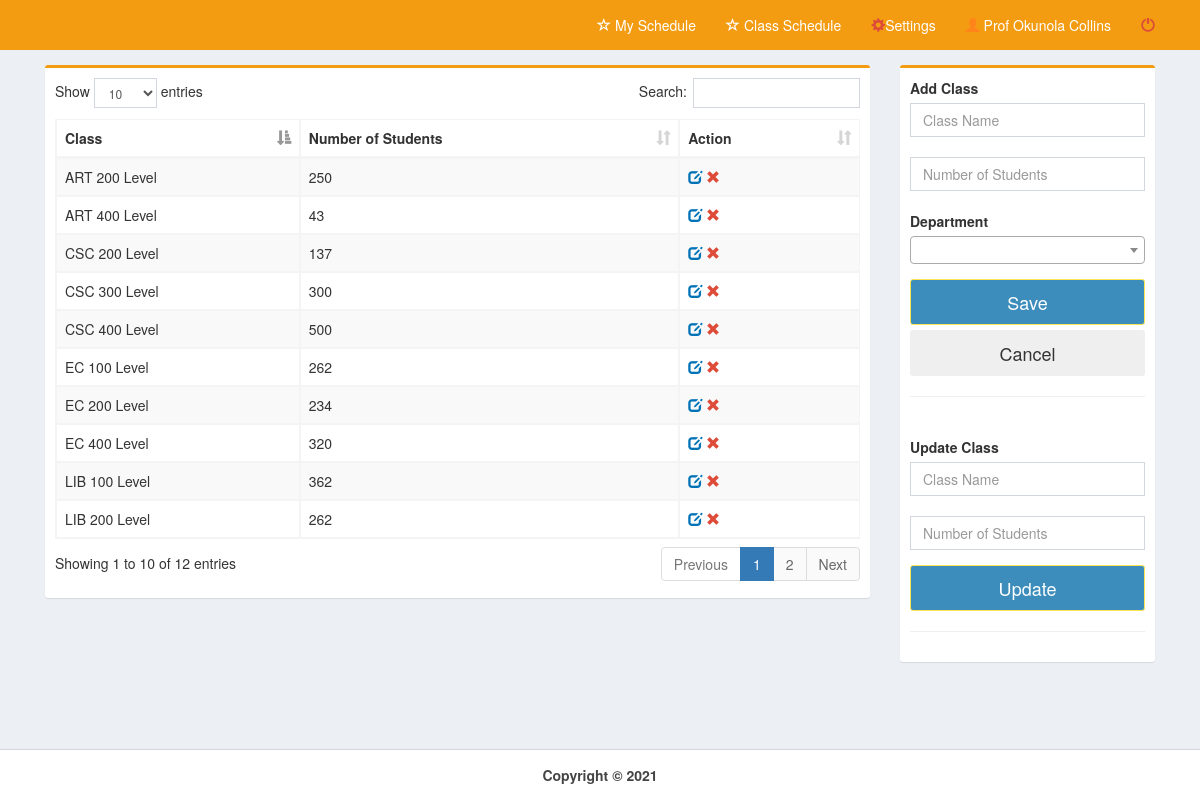
Page /pages/class.php (signed in) on the committed database.
### tables this page shows
CREATE TABLE `cys` (
  `cys_id` int(11) NOT NULL,
  `cys` varchar(20) NOT NULL,
  `numb` int(11) NOT NULL,
  `rank_id` int(11) NOT NULL
);

### pages/class.php (the view, shortened to what this page needs)
<!DOCTYPE html>
<html>
  <head>
    <link rel="stylesheet" href="../bootstrap/css/bootstrap.min.css">
    <link rel="stylesheet" href="../plugins/datatables/dataTables.bootstrap.css">
    <link rel="stylesheet" href="../dist/css/AdminLTE.min.css">
    <link rel="stylesheet" href="../plugins/select2/select2.min.css">
    <link rel="stylesheet" href="../dist/css/skins/_all-skins.min.css">
 </head>
  <body class="hold-transition skin-yellow layout-top-nav" onload="myFunction()">
    <div class="wrapper">
      <div class="content-wrapper">
        <div class="container">
          <section class="content">
            <div class="row">
	      <div class="col-md-9">
              <div class="box box-warning">
                <div class="box-body">
				<div class="row">
					<div class="col-md-12">
						<table id="example1" class="table table-bordered table-striped" style="margin-right:-10px">
              <thead>
                <tr>
                <th>Class</th>
                <th>Number of Students</th>
                <th>Action</th>
                </tr>
              </thead>
    <?php
        include('../dist/includes/dbcon.php');
        $query=mysqli_query($con,"select * from cys order by cys")or die(mysqli_error());
          while($row=mysqli_fetch_array($query)){
            $id=$row['cys_id'];
            $cys=$row['cys'];
            $number=$row['numb'];
    ?>
                <tr>
                <td><?php echo $cys;?></td>
                 <td><?php echo $number;?></td>
                <td><a id="click" href="class.php?id=<?php echo $id;?>&cys=<?php echo $cys;?>&numb=<?php echo $number;?>">
                <i class="glyphicon glyphicon-edit text-blue"></i></a>
                <a id="removeme" href="class_del.php?id=<?php echo $id;?>">
                <i class="glyphicon glyphicon-remove text-red"></i></a>
                </td>
              </tr>
<?php }?>
</table>
		</div>
		<div class="col-md-6">
         </div>
        </div>
                </div>
              </div>
            </div>
            <div class="col-md-3">
              <div class="box box-warning">
                <div class="box-body">
                  <div id="form">
				  <div class="row">
					 <div class="col-md-12">
						  <div class="form-group">
							<label for="date">Add Class</label><br>
								<input type="text" class="form-control" name="class" placeholder="Class Name" required><br>
                <input type="text" class="form-control" name="number" placeholder="Number of Students" required><br>
                <label for="date">Department</label>
						  </div>
					</div>
				  </div>
                  <div class="form-group">
                      <button class="btn btn-lg btn-block btn-primary" id="daterange-btn" name="save" type="submit">
                        Save
                      </button>
					  <button class="btn btn-lg btn-block" id="daterange-btn" type="reset">
                       Cancel
                      </button>
                   </div>
                  </div><hr>
                </div>
				<div class="box-body" style="" id="displayform">
                  <div id="form">
				  <div class="row">
					 <div class="col-md-12">
						  <form method="post" action="class_update.php">
						  <div class="form-group">
							<label for="date">Update Class</label><br>
								<input type="text" class="form-control" id="class" name="class" value="<?php echo $_REQUEST['cys'];?>" placeholder="Class Name" required><br>
                <input type="text" class="form-control" id="number" name="numb" value="<?php echo $_REQUEST['numb'];?>" placeholder="Number of Students" required>
						  </div>
					</div>
				  </div>
                  <div class="form-group">
                      <button class="btn btn-lg btn-block btn-primary" id="daterange-btn" name="save" type="submit">
                        Update
                      </button>
                   </div>
                  </div><hr>
                </div>
              </div>
            </div>
          </div>
          </section>
        </div>
      </div>
      <?php include('../dist/includes/footer.php');?>
    </div>
  </body>
</html>

### rows in the picture
cys: cys "ART 200 Level", numb "250"
cys: cys "ART 400 Level", numb "43"
cys: cys "CSC 200 Level", numb "137"
cys: cys "CSC 300 Level", numb "300"
cys: cys "CSC 400 Level", numb "500"
cys: cys "EC 100 Level", numb "262"
cys: cys "EC 200 Level", numb "234"
cys: cys "EC 400 Level", numb "320"
cys: cys "LIB 100 Level", numb "362"
cys: cys "LIB 200 Level", numb "262"

### other values in the picture
$_SESSION['name'] "Prof Okunola Collins"
